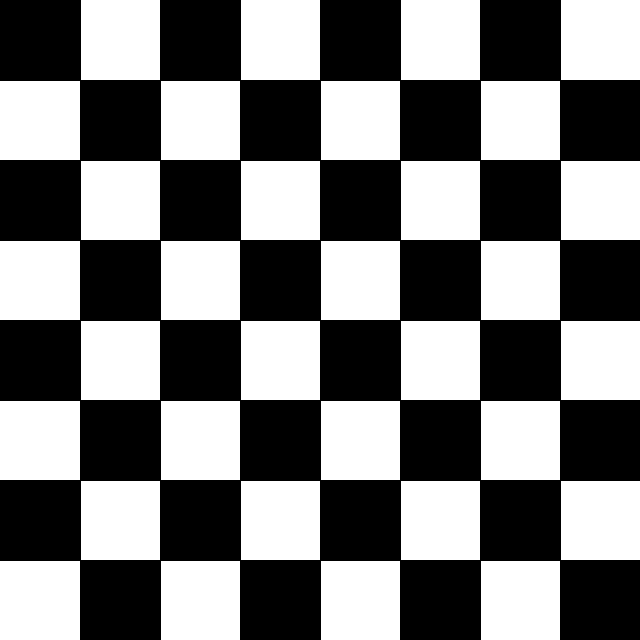
Frame 1 (no input)
Frame 60 (the mouse pressed at the canvas centre just before this capture): identical to frame 1, image omitted
Frame 120 (the mouse held since frame 60 and released just before this capture): identical to frame 1, image omitted

The Processing sketch that drew this single still picture (run headless with seeded random() and noise(); from frame 60 on, the mouse is pressed at the canvas centre):

// Processing sketch: chessboard_funny
// ── chessboard_funny.pde
void setup(){
  size(640,640);
  background(255);
  fill(0);
}

void draw(){
  background(255);
  for(int x=0; x<width; x+=width/4){
    for(int y=0; y<height; y+=height/4){
      rect(x, y, width/8, height/8);
    }
  }
  for(int x=width/8; x<width; x+=width/4){
    for(int y=height/8; y<height; y+=height/4){
      rect(x, y, width/8, height/8);
    }
  }
}
